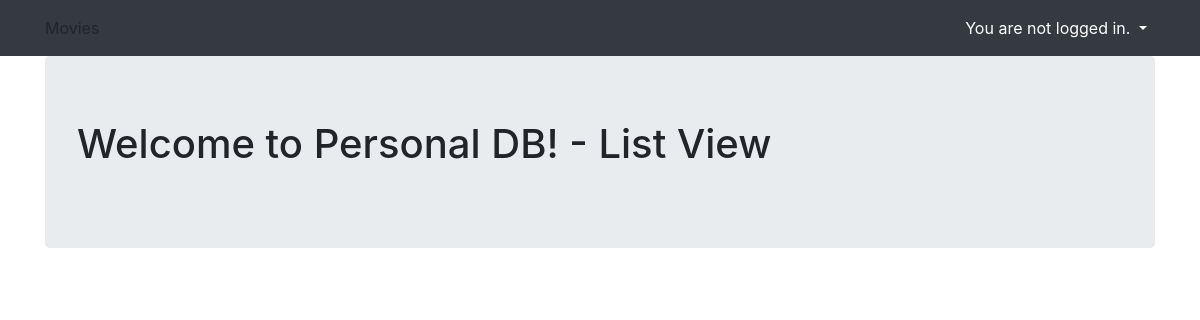
The page /list2/ on the database as committed earlier.
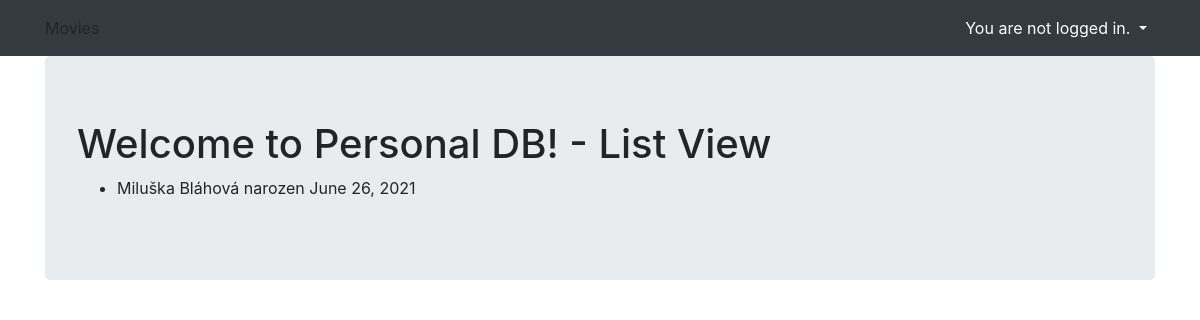
The same page on the database as committed later.
### humaniser2/models.py (models this page shows, shortened)
class Person(Model):
    firstname = CharField(max_length=30, default=None)
    surname = CharField(max_length=30, default=None)
    gender = BooleanField(default=None)
    birthdate = DateField(default=None)
    city = CharField(max_length=50, default=None)
    street = CharField(max_length=50, default=None)
    house_no = IntegerField(default=None)
    plz = IntegerField(default=None)

### humaniser2/views.py (the view)
# urls.py: path('list2/', PeopleListView.as_view(), name='people_list2')
class PeopleListView(ListView):
  template_name = 'person_list_2.html'
  model = Person

### humaniser2/templates/person_list_2.html
{% extends "base.html" %}
{% block content %}
  <h1>Welcome to Personal DB! - List View</h1>
  <ul>
    {% for human in object_list %}
      <li>
        {{human.firstname}} {{human.surname}} narozen {{human.birthdate}}
      </li>
    {% endfor %}
  </ul>
{% endblock %}

### humaniser2/templates/base.html (shortened to what this page needs)
<html>
  <head>
    <link rel="stylesheet" href="https://stackpath.bootstrapcdn.com/bootstrap/4.2.1/css/bootstrap.min.css">
  </head>
  <body>
    <nav class="navbar navbar-expand-lg navbar-dark bg-dark">
      <div class="container fixed">
        <div class="collapse navbar-collapse" id="navbarNavAltMarkup">
          <div class="navbar-nav">
              Movies
          </div>
            <div class="navbar-nav ml-auto">
                  <div class="nav-item dropdown">
                    {% if user.is_authenticated %}
                      <a class="nav-link active dropdown-toggle" href="#" data-toggle="dropdown">
                        {% if user.first_name %}Hello, {{ user.first_name }}!
                        {% else %}Hello, {{ user.username }}!{% endif %}
                      </a>
                    {% else %}
                      <a class="nav-link active dropdown-toggle" href="#" data-toggle="dropdown">
                        You are not logged in.
                      </a>
                    {% endif %}
                  </div>
            </div>
        </div>
      </div>
    </nav>
    <div class="container">
      <div class="jumbotron">
          {% block content %}{% endblock %}
      </div>
    </div>
  </body>
</html>

Rows that differ between the two databases and show on the page:
added Person: firstname "Miluška", surname "Bláhová", birthdate "June 26, 2021"
